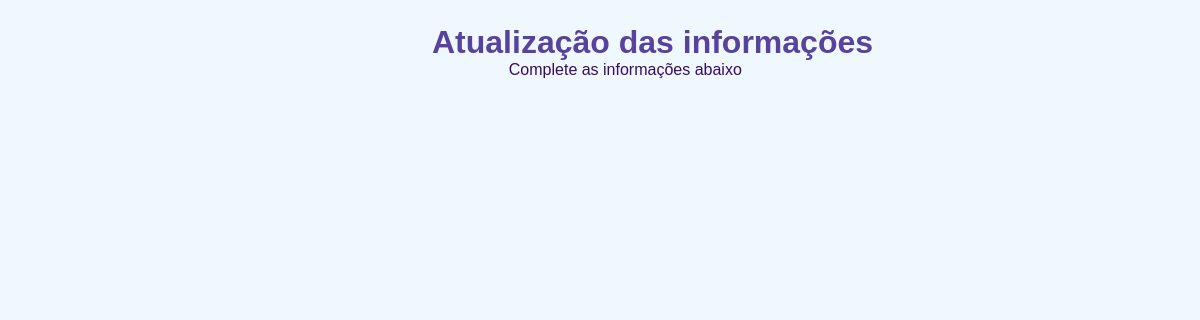
The app's page /games/atualizar/6, older data.
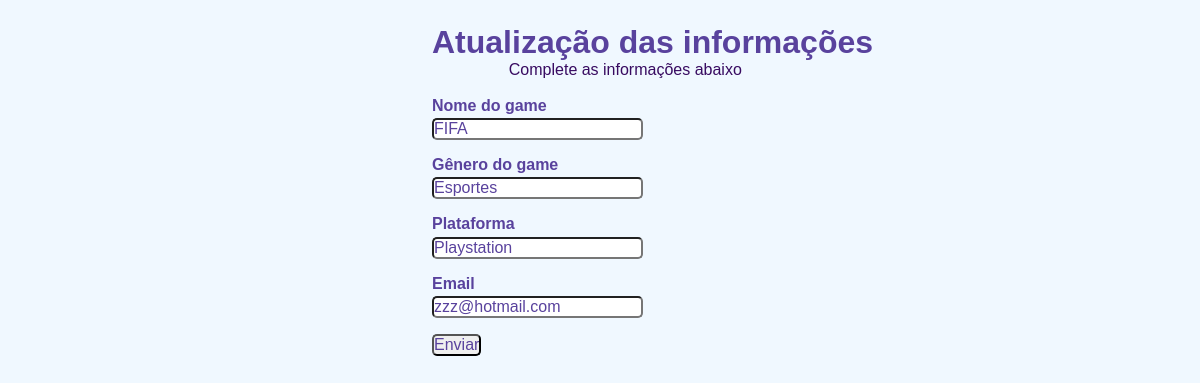
The same page, newer data.
### games/models.py (models this page shows)
class Jogo(models.Model):
    nome = models.CharField(
        max_length=255,
        null=False,
        blank=False
    )
    genero = models.CharField(
        max_length=50,
        null=False,
        blank=False
    )
    plataforma = models.CharField(
        max_length=20,
        null=False,
        blank=False
    )
    email = models.CharField(
        max_length=150,
        null=False,
        blank=False
    )

### games/views.py (the view)
# urls.py: path('atualizar/<int:user_id>', views.atualizar, name='atualizar'),
def atualizar(request, user_id):
    if request.method == 'GET':
        jogo = Jogo.objects.filter(id=user_id)
        contexto = {
            'dados_jogo': jogo
        }
    return render(request, 'atualizar.html', contexto)

### games/templates/atualizar.html (shortened to what this page needs)
{% load static %}
<!DOCTYPE html>
<html lang="en">
<head>
    <link rel = 'stylesheet' href=" {% static 'css/formulario.css' %} "/>
</head>
<body>
<div>
        <h1 id ="título">Atualização das informações</h1>
        <p id ="subtitulo">Complete as informações abaixo</p>
        <br>
    </div>
{% for at in dados_jogo %}
    <form action="http://{{request.get_host}}/games/atualizar_informacoes" method="POST">
        <div class="campo">
            <label><strong>Nome do game</strong></label>
            <input type="text" name="nome" value="{{ at.nome }}"/>
        </div>
        <div class="campo">
            <label><strong>Gênero do game</strong></label>
            <input type="text" name="genero" value="{{ at.genero }}"/>
        </div>
        <div class="campo">
            <label><strong>Plataforma</strong></label>
            <input type="text" name="plataforma" value="{{ at.plataforma }}"/>
        </div>
        <div class="campo">
            <label><strong>Email</strong></label>
            <input type="text" name="email" value="{{ at.email }}"/>
        </div>
        <input type="submit" value="Enviar"/>
    </form>
{% endfor%}
</body>
</html>

### games/static/css/formulario.css (style rules this page uses)
* { margin: 0; padding: 0; }
#subtitulo { font-family: sans-serif; color: #380B61; margin-left: 10%; }
body { background-color: #F0F8FF; font-family: sans-serif; font-size: 1em; color: #59429d; margin-left: 36%; margin-top: 2%; justify-content: center; }
input { font-family: sans-serif; font-size: 1em; color: #59429d; border-radius: 5px; }
.campo { margin-bottom: 1em; }
.campo label { margin-bottom: 0.2em; color: #59429d; display: block; }

Row changes from the older to the newer data that the page shows:
added Jogo: nome "FIFA", genero "Esportes", plataforma "Playstation", email "zzz@hotmail.com"
